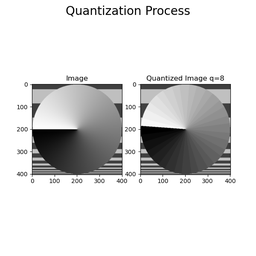
#> input picture part1/out_images/1.png, 256 x 256 px, shrunk from 600 x 600 before the run, found by its file name
$ python pa1_1.py
#> lines starting #> are read from the running program, lines starting #| are printed output that depends on the picture; after the words box and inside, x2 and y2 are one past the last pixel; in counts of white or black regions, pixels touching at a corner belong together
from PIL import Image
import cv2
import os
import sys
import matplotlib.pyplot as plt
import numpy as np

ROOT_DIR = os.path.abspath("./")
sys.path.append(ROOT_DIR)
print(ROOT_DIR)

"""

READ AN IMAGE

"""

fig = plt.figure(figsize=(8, 8))

IMAGE_DIR_PATH = os.path.join(ROOT_DIR, "images", "dithering", "1.png")
image = cv2.imread(IMAGE_DIR_PATH)
#> image is the input picture: shape (256, 256, 3); min 0, max 255, mean 218.6
# print(image)
fig.add_subplot(2, 2, 1)
plt.imshow(image)


"""

QUANTIZE THE IMAGE

"""

from matplotlib import pyplot as plt
ratio=128  # Set quantization ratio
for i in range(image.shape[0]):
    for j in range(image.shape[1]):
        for k in range(image.shape[2]):
            image[i][j][k]=int(image[i][j][k]/ratio)*ratio
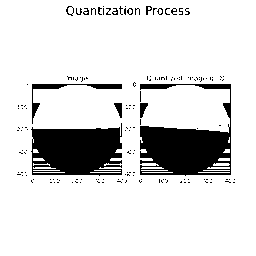
#> image: shape (256, 256, 3); values 0 (black) and 128 (white), 86% white; 159 black regions (147 under 20 px), largest, box (x1, y1, x2, y2) and area: (140, 84, 231, 176) 4208, (31, 123, 122, 176) 3790, (32, 84, 122, 124) 427
print("Quantized image:")
fig.add_subplot(2, 2, 2)
plt.imshow(image)

"""

APPLY DITHERING

"""


def get_new_val(old_val, nc):
    """
    Get the "closest" colour to old_val in the range [0,1] per channel divided
    into nc values.

    """

    return np.round(old_val * (nc - 1)) / (nc - 1)

# [6 lines of commented-out code are left out]

def fs_dither(img, nc):
    """
    Floyd-Steinberg dither the image img into a palette with nc colours per
    channel.

    """

    arr = np.array(img, dtype=float) / 255

    for ir in range(img.shape[0]):
        for ic in range(img.shape[1]):
            # NB need to copy here for RGB arrays otherwise err will be (0,0,0)!
            old_val = arr[ir, ic].copy()
            new_val = get_new_val(old_val, nc)
            arr[ir, ic] = new_val
            err = old_val - new_val
            # In this simple example, we will just ignore the border pixels.
            if ic < img.shape[1] - 1:
                arr[ir, ic+1] += err * 7/16
            if ir < img.shape[0] - 1:
                if ic > 0:
                    arr[ir+1, ic-1] += err * 3/16
                arr[ir+1, ic] += err * 5/16
                if ic < img.shape[1] - 1:
                    arr[ir+1, ic+1] += err / 16

    carr = np.array(arr/np.max(arr, axis=(0,1)) * 255, dtype=np.uint8)
    return Image.fromarray(carr)


def palette_reduce(img, nc):
    """Simple palette reduction without dithering."""
    arr = np.array(img, dtype=float) / 255
    arr = get_new_val(arr, nc)

    carr = np.array(arr/np.max(arr) * 255, dtype=np.uint8)
    return Image.fromarray(carr)


for nc in (2,3,4,5,6):
    print('nc =', nc)
    dim = fs_dither(image, nc)
    dim.save('dimg-{}.jpg'.format(nc))
    rim = palette_reduce(image, nc)
    rim.save('rimg-{}.jpg'.format(nc))
#> this loop made 5 passes
#> pass 1, in fs_dither, `carr = np.array(arr/np.max(arr, axis=(0,1)) * 255, dtype=np.uint8)`:
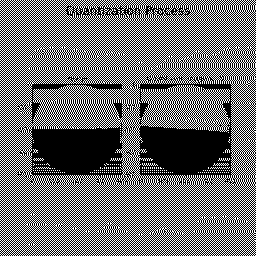
#> carr: shape (256, 256, 3); 43.1% white in thin lines or dots
#> after the loop:
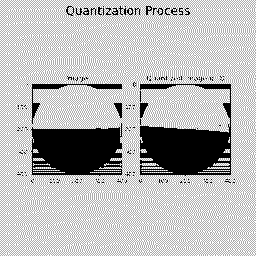
#> dim: PIL image 256x256 RGB; min 0, max 255, mean 183.4
plt.show()
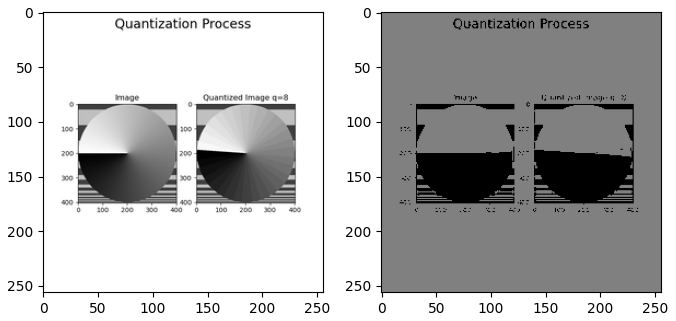
#> figure drawn by matplotlib, 2 panels

$ run again, with part1/out_images/2.png copied over part1/out_images/1.png
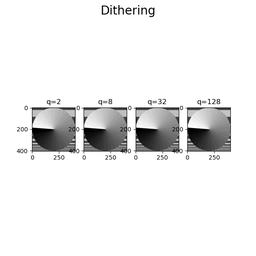
#> input picture part1/out_images/2.png, 256 x 256 px, shrunk from 600 x 600 before the run, found by its file name
#> image is the input picture: shape (256, 256, 3); min 0, max 255, mean 237
#> after the loop `for i in range(image.shape[0]):`:
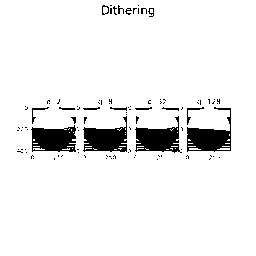
#> image: shape (256, 256, 3); values 0 (black) and 128 (white), 93.2% white; 99 black regions (82 under 20 px), largest, box (x1, y1, x2, y2) and area: (135, 116, 182, 153) 952, (187, 107, 231, 152) 944, (83, 116, 127, 152) 944
#> `plt.show()`:
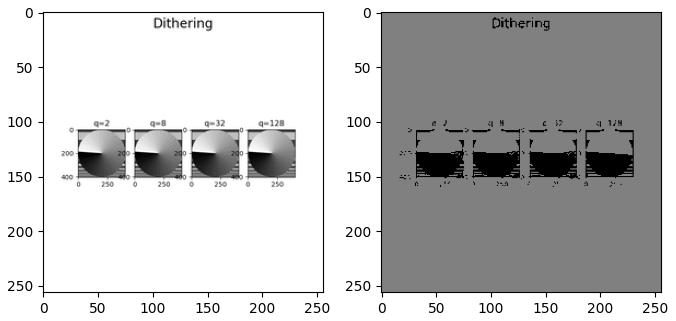
#> figure drawn by matplotlib, 2 panels
